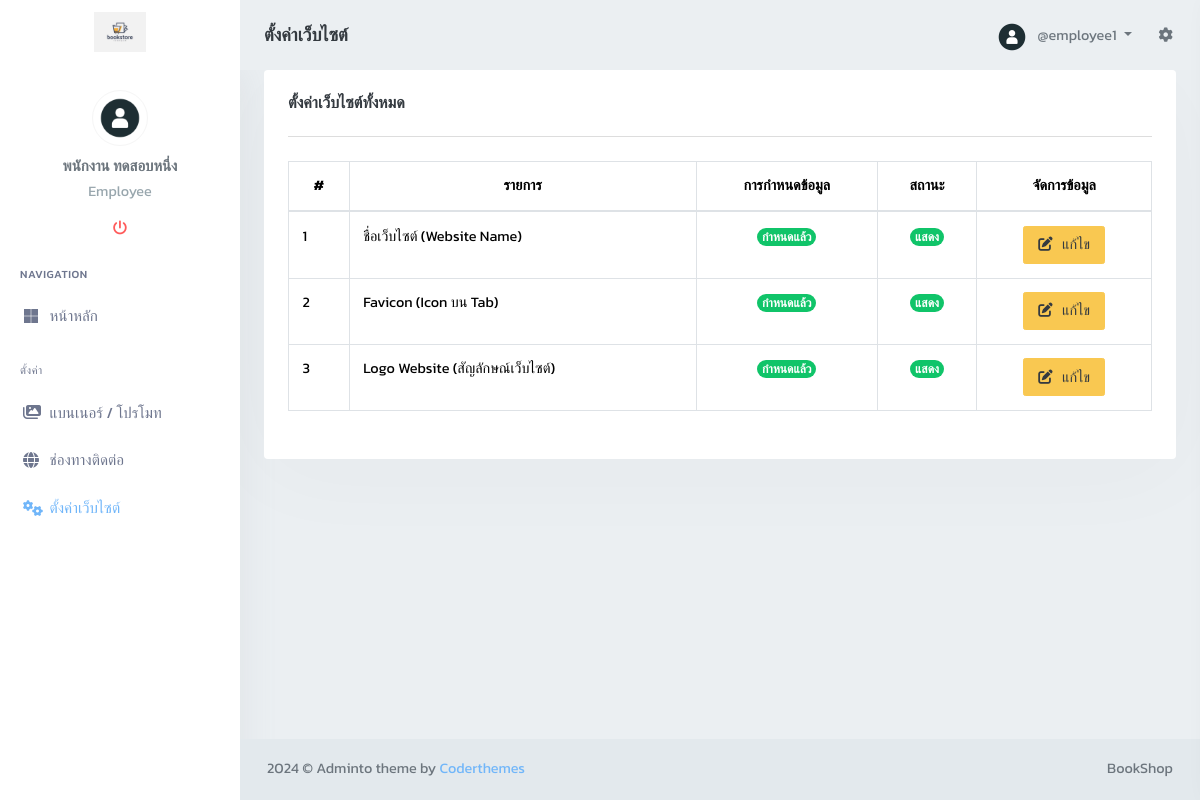
The app's page /admin/setting_website_show (signed in) with its own data.
### tables this page shows
CREATE TABLE `bs_employees` (
  `emp_id` int(11) NOT NULL COMMENT 'รหัสพนักงาน',
  `emp_profile` varchar(100) NOT NULL COMMENT 'โปรไฟล์',
  `emp_fname` varchar(50) NOT NULL COMMENT 'ชื่ิอ',
  `emp_lname` varchar(50) NOT NULL COMMENT 'นามสกุล',
  `emp_username` varchar(50) NOT NULL COMMENT 'ชื่อผู้ใช้',
  `emp_password` varchar(255) NOT NULL COMMENT 'รหัสผ่าน',
  `emp_email` varchar(100) NOT NULL COMMENT 'อีเมล',
  `emp_status` tinyint(1) NOT NULL DEFAULT 1 COMMENT 'สถานะ 1 = ใช้งานได้, 0 = บล็อค',
  `emp_time_create` timestamp NOT NULL DEFAULT current_timestamp() COMMENT 'วัน เวลาสร้าง',
  `emp_time_update` timestamp NOT NULL DEFAULT current_timestamp() ON UPDATE current_timestamp() COMMENT 'วัน เวลาแก้ไข'
);

CREATE TABLE `bs_settings_website` (
  `st_id` int(11) NOT NULL COMMENT 'รหัสรายการตั้งค่า',
  `st_name` varchar(100) NOT NULL COMMENT 'รายการตั้งค่า',
  `st_detail` text DEFAULT NULL COMMENT 'รายละเอียดการตั้งค่า',
  `st_status` tinyint(1) NOT NULL DEFAULT 1 COMMENT 'สถานะ 1 = แสดง, 0 = ไม่แสดง',
  `st_time` timestamp NOT NULL DEFAULT current_timestamp() ON UPDATE current_timestamp() COMMENT 'วัน เวลา'
);

### db/controller/BaseController.php (called while the page is built, shortened)
<?php
require_once(__DIR__ . '/../../includes/functions.php');
class BaseController
{
    public function __construct($conn)
    {
        $this->db = $conn;
    }
}

### db/controller/LoginController.php (called while the page is built, shortened)
<?php
class LoginController extends BaseController
{
    function useLoginEmployees($empId)
    {
        try {
            $sql = "SELECT
                        bs_employees.emp_id,
                        bs_employees.emp_profile,
                        bs_employees.emp_fname,
                        bs_employees.emp_lname,
                        bs_employees.emp_username,
                        bs_employees.emp_status,
                        GROUP_CONCAT(bs_employees_authority_type.eat_id) AS authority
                    FROM bs_employees
                    JOIN bs_employees_authority ON bs_employees.emp_id = bs_employees_authority.emp_id
                    JOIN bs_employees_authority_type ON bs_employees_authority.eat_id = bs_employees_authority_type.eat_id
                    WHERE bs_employees.emp_id = :emp_id AND bs_employees.emp_status = 1
                    GROUP BY bs_employees.emp_id";
            $stmt = $this->db->prepare($sql);
            $stmt->bindParam(':emp_id', $empId);
            $stmt->execute();
            return $stmt->fetch(PDO::FETCH_ASSOC);
        } catch (PDOException $e) {
            echo "<hr>Error in useLoginEmployees : " . $e->getMessage();
            return false;
        }
    }
}

### db/controller/SettingWebsiteController.php (called while the page is built, shortened)
<?php
class SettingWebsiteController extends BaseController
{
    function getSettingsWebsite()
    {
        try {
            $sql = "SELECT * FROM bs_settings_website
                    WHERE st_id != 4 AND st_id != 5";
            $stmt = $this->db->prepare($sql);
            $stmt->execute();
            return $stmt->fetchAll(PDO::FETCH_ASSOC);
        } catch (PDOException $e) {
            echo "<hr>Error in getSettingsWebsite : " . $e->getMessage();
            return false;
        }
    }
    function useSettingsWebsite()
    {
        try {
            $sql = "SELECT st_id, st_name, st_detail
                        FROM bs_settings_website
                        WHERE st_status = 1 AND st_detail IS NOT NULL AND st_detail != '' ";
            $stmt = $this->db->prepare($sql);
            $stmt->execute();
            return $stmt->fetchAll(PDO::FETCH_ASSOC);
        } catch (PDOException $e) {
            echo "<hr>Error in getSettingsWebsite : " . $e->getMessage();
            return false;
        }
    }
}

### includes/salt.php (called while the page is built)
<?php
$salt1 = "Adisak Khongsuk1564498495";
$salt2 = "1358742356956837538873684";

### includes/functions.php (called while the page is built, shortened)
<?php
function encodeBase64ID($originalId, $salt1, $salt2)
{
    $saltedId = $salt1 . $originalId . $salt2;
    return base64_encode($saltedId);
}

### admin/setting_website_show.php (the view, shortened to what this page needs)
<?php
$titlePage = "ตั้งค่าเว็บไซต์";
require_once("../db/connectdb.php");
require_once("../includes/salt.php");
require_once("../includes/functions.php");
require_once('../db/controller/LoginController.php');
require_once("../db/controller/SettingWebsiteController.php");
$SettingWebsiteController = new SettingWebsiteController($conn);
$settings = $SettingWebsiteController->getSettingsWebsite();
?>
<!DOCTYPE html>
<html lang="en">
<head>
    <?php require_once('layouts/head.php') ?>
</head>
<body class="loading" data-layout-color="light" data-layout-mode="default" data-layout-size="fluid" data-topbar-color="light" data-leftbar-position="fixed" data-leftbar-color="light" data-leftbar-size='default' data-sidebar-user='true'>
    <div id="wrapper">
        <?php require_once('layouts/nav_topbar.php') ?>
        <?php require_once('layouts/nav_leftbar.php') ?>
        <div class="content-page">
            <div class="content">
                <div class="container-fluid">
                    <div class="row">
                        <div class="col-12">
                            <div class="card">
                                <div class="card-body">
                                    <h4 class="mt-0 header-title">ตั้งค่าเว็บไซต์ทั้งหมด</h4>
                                    <hr>
                                    <?php if ($settings) { ?>
                                        <table id="MyTable" class="table  table-bordered table-hover dt-responsive table-responsive nowrap w-100">
                                            <thead>
                                                <tr>
                                                    <th class="text-center">#</th>
                                                    <th class="text-center">รายการ</th>
                                                    <th class="text-center">การกำหนดข้อมูล</th>
                                                    <th class="text-center">สถานะ</th>
                                                    <th class="text-center">จัดการข้อมูล</th>
                                                </tr>
                                            </thead>
                                            <tbody>
                                                <?php foreach ($settings as $row) { ?>
                                                    <tr>
                                                        <td class="text-start"><?php echo $row['st_id']; ?></td>
                                                        <td class="text-start"><?php echo $row['st_name']; ?></td>
                                                        <td class="text-center">
                                                            <?php if (empty($row['st_detail'])) { ?>
                                                                <span class="badge rounded-pill bg-danger fs-6">ไม่ได้กำหนด</span>
                                                            <?php } else { ?>
                                                                <span class="badge rounded-pill bg-success fs-6">กำหนดแล้ว</span>
                                                            <?php } ?>
                                                        </td>
                                                        <td class="text-center">
                                                            <?php if ($row['st_status'] == 1) { ?>
                                                                <span class="badge rounded-pill bg-success fs-6">แสดง</span>
                                                            <?php } else { ?>
                                                                <span class="badge rounded-pill bg-danger fs-6">ไม่แสดง</span>
                                                            <?php } ?>
                                                        </td>
                                                        <td class="text-center">
                                                            <?php
                                                            $originalId = $row["st_id"];
                                                            $base64Encoded   = encodeBase64ID($originalId, $salt1, $salt2);
                                                            ?>
                                                            <a href="setting_website_edit_form?id=<?php echo $base64Encoded ?>" class="btn btn-warning">
                                                                <i class="fa-solid fa-pen-to-square me-1"></i>
                                                                <span>แก้ไข</span>
                                                            </a>
                                                        </td>
                                                    </tr>
                                                <?php } ?>
                                            </tbody>
                                        </table>
                                    <?php } else { ?>
                                        <?php require_once("./includes/no_information.php") ?>
                                    <?php } ?>
                                </div>
                            </div>
                        </div>
                    </div>
                </div>
            </div>
            <?php require_once('layouts/nav_footer.php') ?>
    </div>
</body>
</html>

### admin/layouts/nav_topbar.php (shortened to what this page needs)
<?php
require_once(__DIR__ . '/../../db/connectdb.php');
require_once(__DIR__ . '/../../db/controller/LoginController.php');
$LoginController = new LoginController($conn);
$empId = $_SESSION['emp_id'];
$useLoginEmployee = $LoginController->useLoginEmployees($empId);
?>
<div class="navbar-custom">
    <ul class="list-unstyled topnav-menu float-end mb-0">
        <li class="dropdown notification-list topbar-dropdown">
            <a class="nav-link dropdown-toggle nav-user me-0 waves-effect waves-light" data-bs-toggle="dropdown" href="#" role="button" aria-haspopup="false" aria-expanded="false">
                <?php if (empty($useLoginEmployee['emp_profile'])) { ?>
                    <img src="../uploads/img_employees/default.png" alt="user-image" class="rounded-circle">
                <?php } else { ?>
                    <img src="../uploads/img_employees/<?php echo $useLoginEmployee['emp_profile'] ?>" alt="user-image" class="rounded-circle">
                <?php } ?>
                <span class="pro-user-name ms-1">
                    <?php echo "@" . $useLoginEmployee['emp_username'] ?>
                </span>
            </a>
        </li>
        <li class="dropdown notification-list">
            <a href="javascript:void(0);" class="nav-link right-bar-toggle waves-effect waves-light">
                <i class="fa-solid fa-gear"></i>
            </a>
        </li>
    </ul>
    <div class="logo-box">
        <?php
        foreach ($settingsWebsite as $setting) {
            if ($setting['st_id'] == 3) {
                $logoDetail = $setting['st_detail'];
                echo '
                            <a href="index" class="d-flex justify-content-center mt-2">
                                <span class="logo-lg">
                                    <img class="img-fluid" style="max-height:40px" src="../uploads/img_web_setting/' . $logoDetail . '" alt="">
                                </span>
                            </a>
                        ';
                break;
            }
        }
        ?>
    </div>
    <ul class="list-unstyled topnav-menu topnav-menu-left mb-0">
        <li>
            <h4 class="page-title-main"><?php echo $titlePage ?></h4>
        </li>
    </ul>
</div>

### admin/layouts/nav_leftbar.php (shortened to what this page needs)
<div class="left-side-menu">
    <div class="h-100" data-simplebar>
        <div class="user-box text-center">
            <?php if (empty($useLoginEmployee['emp_profile'])) { ?>
                <img src="../uploads/img_employees/default.png ?>" alt="user-img" title="Mat Helme" class="rounded-circle img-thumbnail avatar-md">
            <?php } else { ?>
                <img src="../uploads/img_employees/<?php echo $useLoginEmployee['emp_profile'] ?>" alt="user-img" title="Mat Helme" class="rounded-circle img-thumbnail avatar-md">
            <?php } ?>
            <div class="dropdown">
                <a href="" class="user-name h5 mt-2 mb-1 d-block"><?php echo $useLoginEmployee['emp_fname'] . " " . $useLoginEmployee['emp_lname']; ?></a>
            </div>
            <p class="text-muted left-user-info">
                <?php
                $roleMap = [
                    1 => 'super Admin',
                    2 => 'Owner',
                    3 => 'Admin',
                    4 => 'Accounting',
                    5 => 'Sale',
                    6 => 'Employee'
                ];
                $authorities = explode(',', $useLoginEmployee['authority']);
                $roles = array_map(function ($authority) use ($roleMap) {
                    return $roleMap[$authority];
                }, $authorities);
                echo implode('<br> ', $roles);
                ?>
            </p>
            <ul class="list-inline">
                <li class="list-inline-item">
                    <a href="logout" onclick="confirmLogout(event)">
                        <i class="fa-solid fa-power-off text-danger"></i>
                    </a>
                </li>
            </ul>
        </div>
        <div id="sidebar-menu">
            <ul id="side-menu">
                <li class="menu-title">Navigation</li>
                <li>
                    <a href="index">
                        <i class="fa-brands fa-microsoft"></i>
                        <span> หน้าหลัก</span>
                    </a>
                </li>
                <?php
                $authority = $useLoginEmployee['authority'];
                if (in_array(6, str_split($authority))) {
                    echo '
                     <li class="menu-title mt-2">ตั้งค่า</li>
                     <li>
                        <a href="banner_show">
                            <i class="fa-solid fa-images"></i>
                            <span>แบนเนอร์ / โปรโมท</span>
                        </a>
                    </li>
                    <li>
                        <a href="contact_show">
                            <i class="fa-solid fa-globe"></i>
                            <span>ช่องทางติดต่อ</span>
                        </a>
                    </li>
                    <li>
                        <a href="setting_website_show">
                            <i class="fa-solid fa-gears"></i>
                            <span>ตั้งค่าเว็บไซต์</span>
                        </a>
                    </li>
                    ';
                }
                ?>
            </ul>
        </div>
    </div>
</div>
</div>

### admin/layouts/nav_footer.php (shortened to what this page needs)
<footer class="footer">
    <div class="container-fluid">
        <div class="row">
            <div class="col-md-6">
                 &copy; Adminto theme by <a href="">Coderthemes</a>
            </div>
            <div class="col-md-6">
                <div class="text-md-end footer-links d-none d-sm-block">
                    <a href=""><?php echo $websiteName ?></a>
                </div>
            </div>
        </div>
    </div>
</footer>

### admin/assets/css/style.css (style rules this page uses)
* { font-family: "Kanit", sans-serif ; }

### records on screen
bs_employees: emp_profile (picture), emp_username "employee1", emp_fname "พนักงาน", emp_lname "ทดสอบหนึ่ง"
bs_settings_website: st_detail (picture), st_id "3", st_name "Logo Website (สัญลักษณ์เว็บไซต์)", shows "กำหนดแล้ว", st_status "แสดง"
bs_settings_website: st_id "1", st_name "ชื่อเว็บไซต์ (Website Name)", shows "กำหนดแล้ว", st_status "แสดง", st_detail "BookShop"
bs_settings_website: st_id "2", st_name "Favicon (Icon บน Tab)", shows "กำหนดแล้ว", st_status "แสดง"

### other values on screen
$titlePage "ตั้งค่าเว็บไซต์"
implode('<br> ', $roles) "Employee"
